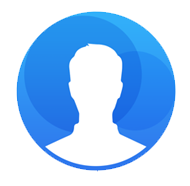
#> input picture Secure-Encryption-Vault-main/upload photo.png, 190 x 186 px
$ python -i main2.py   (imports and definitions only)
#> lines starting #> are read from the running program, lines starting #| are printed output that depends on the picture; after the words box and inside, x2 and y2 are one past the last pixel; in counts of white or black regions, pixels touching at a corner belong together
import sys
import os
import io
import threading
import hashlib
import webbrowser
from datetime import datetime
from pathlib import Path

import requests
from bs4 import BeautifulSoup
from PIL import Image, ImageDraw, ImageOps

from PyQt6.QtWidgets import (
    QApplication, QMainWindow, QWidget, QVBoxLayout, QHBoxLayout, QLabel,
    QPushButton, QLineEdit, QTextEdit, QFileDialog, QProgressBar, QMessageBox,
    QSizePolicy, QFrame, QSpacerItem
)
from PyQt6.QtGui import QPixmap, QIcon, QAction, QCursor, QTextCursor
from PyQt6.QtCore import Qt, QThread, pyqtSignal, QTimer

# ---------- Config ----------
DEFAULT_AVATAR = "67344c876c473c001d68c123.jpg"  # file you said is in repo
PROXIES = {
    'http': 'socks5h://127.0.0.1:9050',
    'https': 'socks5h://127.0.0.1:9050'
}
HTTP_TIMEOUT = 18

# ---------- Utility: circular avatar + neon ring ----------
def make_circular_avatar_bytes(image_path: str, size: int = 140, ring_color=(30,200,255,220), ring_width: int = 6):
    """
    Returns PNG bytes of a circular-masked avatar with a neon ring.
    """
#> called with size = 140, ring_color = (30, 200, 255, 220), ring_width = 6
    # load image
    try:
        img = Image.open(image_path).convert("RGBA")
    except Exception:
        img = Image.new("RGBA", (size, size), (12, 18, 28, 255))

    # crop to square and resize
    w, h = img.size
#> w = 190; h = 186
    side = min(w, h)
#> side = 186
    left = (w - side) // 2
#> left = 2
    top = (h - side) // 2
#> top = 0
    img = img.crop((left, top, left+side, top+side)).resize((size, size), Image.LANCZOS)
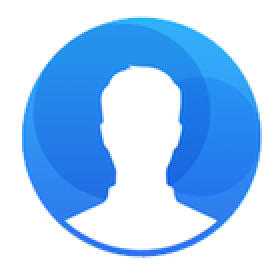
#> img: PIL image 140x140 RGBA (shown 2 times larger); mean R, G, B, A 169.7, 207.5, 248, 255

    # circular mask
    mask = Image.new("L", (size, size), 0)
#> mask: PIL image 140x140 L; every value is 0
    draw = ImageDraw.Draw(mask)
    draw.ellipse((0, 0, size-1, size-1), fill=255)
    img.putalpha(mask)
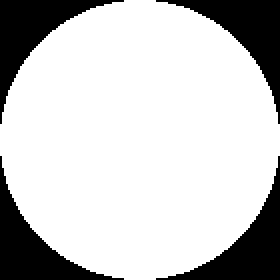
#> mask: PIL image 140x140 L (shown 2 times larger); 78.3% white; 4 black regions, box (x1, y1, x2, y2) and area: (0, 0, 62, 62) 1061, (78, 0, 140, 62) 1061, (0, 78, 62, 140) 1061, (78, 78, 140, 140) 1061

    # neon ring overlay
    ring = Image.new("RGBA", (size, size), (0,0,0,0))
#> ring: PIL image 140x140 RGBA; every value is 0
    rdraw = ImageDraw.Draw(ring)

    # outer glow - multiple faint ellipses
    for i, a in enumerate((80, 48, 28)):
        alpha = int(a)
        col = (ring_color[0], ring_color[1], ring_color[2], alpha)
        extra = i * 2
        rdraw.ellipse((extra, extra, size-1-extra, size-1-extra), outline=col, width=1)

    inset = ring_width//2 + 2
    rdraw.ellipse((inset, inset, size - inset - 1, size - inset - 1), outline=ring_color, width=ring_width)

    out = Image.alpha_composite(img, ring)
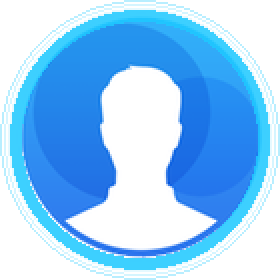
#> out: PIL image 140x140 RGBA (shown 2 times larger); mean R, G, B, A 147.6, 202.9, 248.1, 199.8; transparent parts drawn white

    bio = io.BytesIO()
    out.save(bio, format="PNG")
    bio.seek(0)
    return bio.read()

# [4 lines left out: function qpixmap_from_bytes, not called in this run]

# ---------- Worker thread for searching ----------
class SearchWorker(QThread):
    finished = pyqtSignal(str)
    error = pyqtSignal(str)

    # [39 lines left out: functions __init__, run, not called in this run]

# ---------- Main Window ----------
class MainWindow(QMainWindow):
    # [228 lines left out: functions __init__, _build_ui, eventFilter, _apply_dark_theme, _apply_light_theme, _toggle_theme and 3 more, not called in this run]

    # ---------- Search flow ----------
    def _focus_search(self):
        self.search_input.setFocus()

    # [46 lines left out: functions _start_search, _on_search_finished, _on_search_error, _start_spinner, _spinner_frame, _stop_spinner, not called in this run]

    def _set_busy(self, busy: bool):
        for w in (self.search_button, self.btn_upload, self.btn_search_tab, self.btn_save, self.btn_open_images, self.preview_upload_btn, self.preview_open_btn):
            w.setDisabled(busy)

    # ---------- File / preview actions ----------
    # [52 lines left out: functions _on_upload, _open_image_search, _save_results, _copy_output, _log, main, not called in this run]

# [2 lines not run here, left out]

>>> result = make_circular_avatar_bytes('../Secure-Encryption-Vault-main/upload photo.png')
